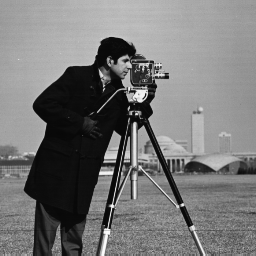
#> input picture a1_20171112/input_data/cameraman.png, 256 x 256 px
$ jupyter execute --allow-errors q7.ipynb
#> lines starting #> are read from the running program, lines starting #| are printed output that depends on the picture
[cell 1]
import cv2
import numpy as np
import matplotlib.pyplot as plt
import import_ipynb
from q6 import *

## part 1

[cell 2]
filename = "../input_data/cameraman.png"
im = cv2.imread(filename)
#> im is the input picture: shape (256, 256, 3); min 7, max 253, mean 118.7
#> (the rest of this cell did not finish here and is left out)

## part 2

### part a

[cell 3]
pic1 = "../input_data/same_hist1.png"
pic2 = "../input_data/same_hist2.png"
img1 = cv2.imread(pic1,0)
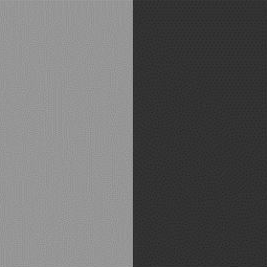
#> input picture a1_20171112/input_data/same_hist1.png, 267 x 267 px
#> img1 is the input picture: shape (267, 267); min 36, max 163, mean 99.4
img2 = cv2.imread(pic2,0)
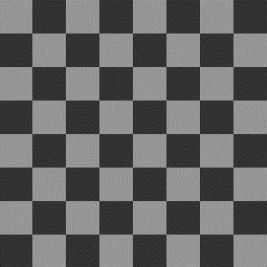
#> input picture a1_20171112/input_data/same_hist2.png, 267 x 267 px
#> img2 is the input picture: shape (267, 267); min 22, max 169, mean 99.6

histr1 = cv2.calcHist([img1],[0],None,[256],[0,256])
#> histr1 = 256 values, max 6295 at index 150, min 0 at index 0, mean 278.5
histr2 = cv2.calcHist([img2],[0],None,[256],[0,256])
#> histr2 = 256 values, max 5530 at index 150, min 0 at index 0, mean 278.5

fig = plt.figure()
plt.subplot(1,2,1)
plt.plot(histr1)
plt.subplot(1,2,2)
plt.plot(histr2)
plt.show()
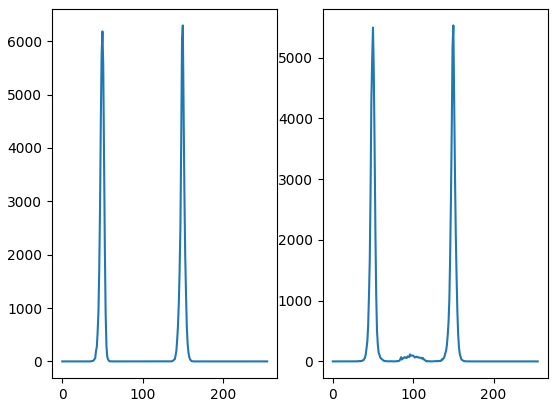
#> figure drawn by matplotlib, 2 panels; panel 1: curve peaks at x = 150, y = 6295; panel 2: curve peaks at x = 150, y = 5530

print("After Matching")

#> (the rest of this cell did not finish here and is left out)

### part b

[cell 4]
pic1 = "../input_data/picdark.jpg"
pic2 = "../input_data/piclight.jpg"
img1 = cv2.imread(pic1,0)
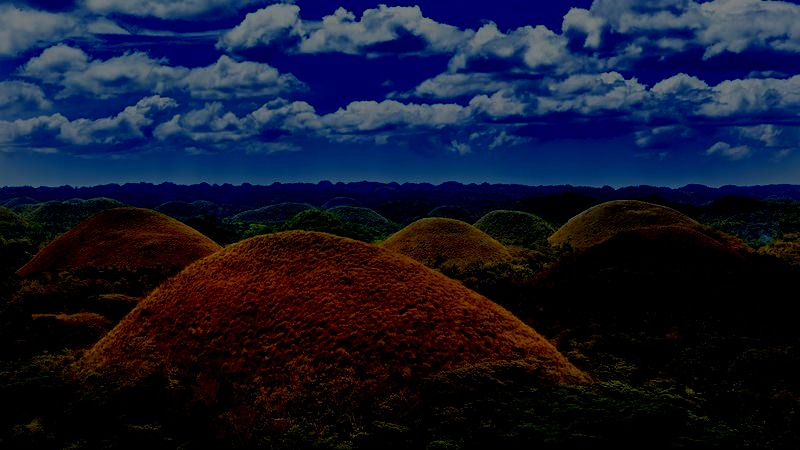
#> input picture a1_20171112/input_data/picdark.jpg, 800 x 450 px
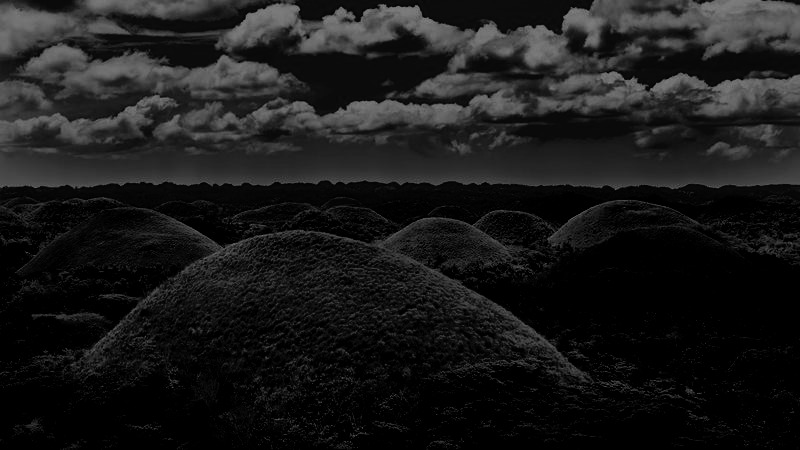
#> img1: shape (450, 800); min 0, max 131, mean 25.9
img2 = cv2.imread(pic2,0)
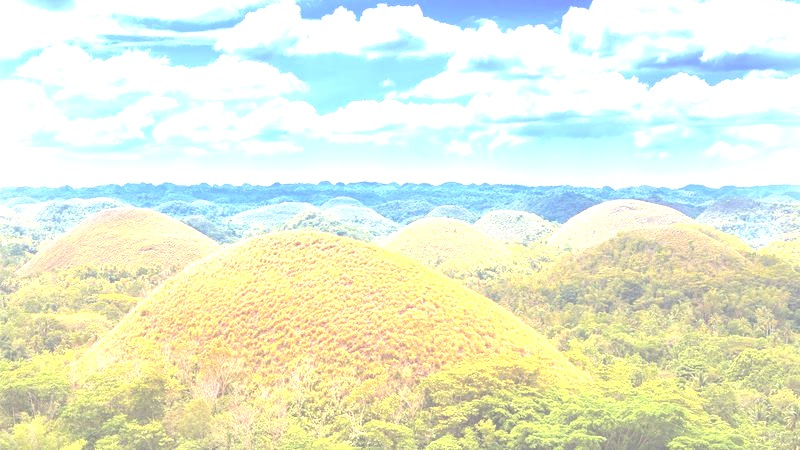
#> input picture a1_20171112/input_data/piclight.jpg, 800 x 450 px
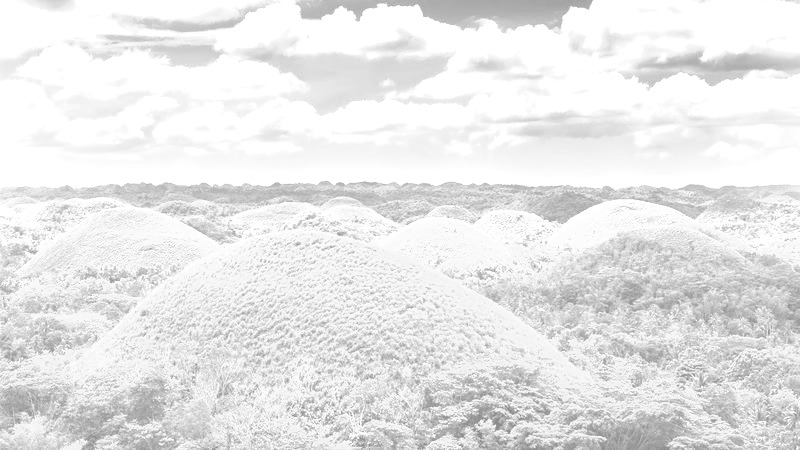
#> img2: shape (450, 800); min 123, max 255, mean 232

histr1 = cv2.calcHist([img1],[0],None,[256],[0,256])
#> histr1 = 256 values, max 80393 at index 0, min 0 at index 130, mean 1406.2
histr2 = cv2.calcHist([img2],[0],None,[256],[0,256])
#> histr2 = 256 values, max 75988 at index 255, min 0 at index 0, mean 1406.2

fig = plt.figure()
plt.subplot(1,2,1)
plt.plot(histr1)
plt.subplot(1,2,2)
plt.plot(histr2)
plt.show()
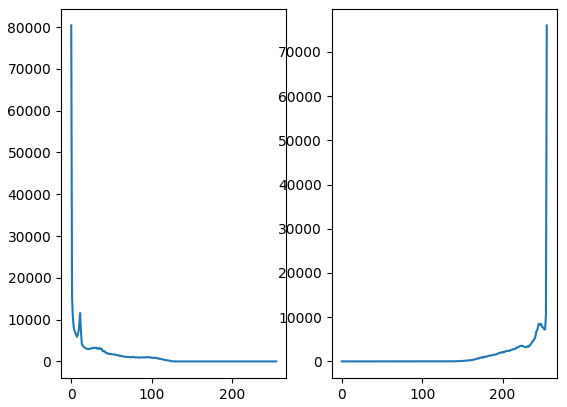
#> figure drawn by matplotlib, 2 panels; panel 1: curve peaks at x = 0, y = 80393; panel 2: curve peaks at x = 255, y = 75988

print("After Matching")

#> (the rest of this cell did not finish here and is left out)

### part c

[cell 5]
pic2 = "../input_data/picdark.jpg"
pic1 = "../input_data/piclight.jpg"
img1 = cv2.imread(pic1,0)
img2 = cv2.imread(pic2,0)

histr1 = cv2.calcHist([img1],[0],None,[256],[0,256])
#> histr1 has the same summary as histr2
histr2 = cv2.calcHist([img2],[0],None,[256],[0,256])
#> histr2 has the same summary as histr1

fig = plt.figure()
plt.subplot(1,2,1)
plt.plot(histr1)
plt.subplot(1,2,2)
plt.plot(histr2)
plt.show()
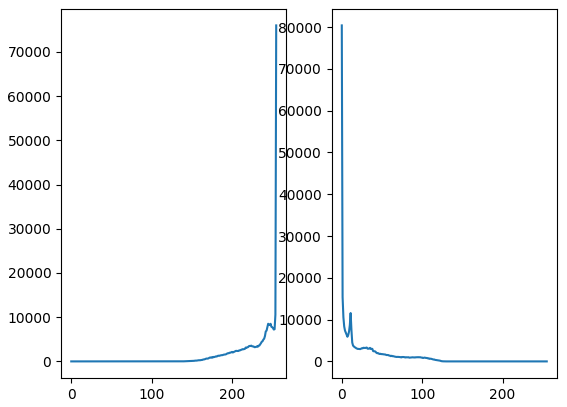
#> figure drawn by matplotlib, 2 panels; panel 1: curve peaks at x = 255, y = 75988; panel 2: curve peaks at x = 0, y = 80393

print("After Matching")

#> (the rest of this cell did not finish here and is left out)
